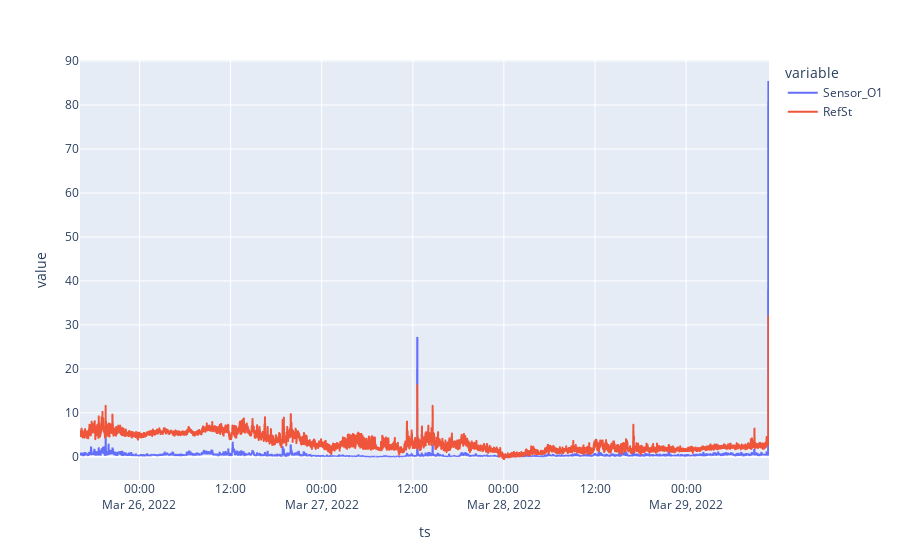

Here is the notebook cell this chart was saved with:
### Code cell
Sensor_O3_RefSt_factor = df_main[["Sensor_O1", "RefSt"]]
#Sensor_O3_RefSt_factor["RefSt"] = Sensor_O3_RefSt_factor["RefSt"]
Sensor_O3_RefSt_factor.plot()

### Figure 1 — Plotly figure (JSON) as saved in the notebook; plotly's stock layout.template omitted (floating-point values rounded to 4 significant figures; data arrays with more than 128 entries replaced by an {"elided": "..."} marker saying what was removed)
{"data": [{"hovertemplate": "variable=Sensor_O1<br>ts=%{x}<br>value=%{y}<extra></extra>", "legendgroup": "Sensor_O1", "line": {"color": "#636efa", "dash": "solid"}, "marker": {"symbol": "circle"}, "mode": "lines", "name": "Sensor_O1", "showlegend": true, "type": "scattergl", "x": {"elided": "5446 str values"}, "xaxis": "x", "y": {"elided": "5446 float values"}, "yaxis": "y"}, {"hovertemplate": "variable=RefSt<br>ts=%{x}<br>value=%{y}<extra></extra>", "legendgroup": "RefSt", "line": {"color": "#EF553B", "dash": "solid"}, "marker": {"symbol": "circle"}, "mode": "lines", "name": "RefSt", "showlegend": true, "type": "scattergl", "x": {"elided": "5446 str values"}, "xaxis": "x", "y": {"elided": "5446 float values"}, "yaxis": "y"}], "layout": {"legend": {"title": {"text": "variable"}, "tracegroupgap": 0}, "margin": {"t": 60}, "xaxis": {"anchor": "y", "domain": [0, 1], "title": {"text": "ts"}}, "yaxis": {"anchor": "x", "domain": [0, 1], "title": {"text": "value"}}}}
